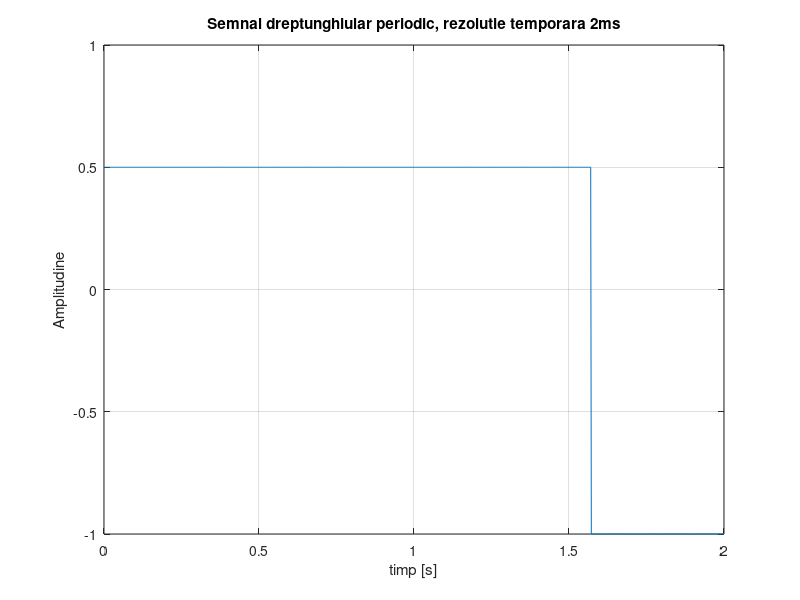
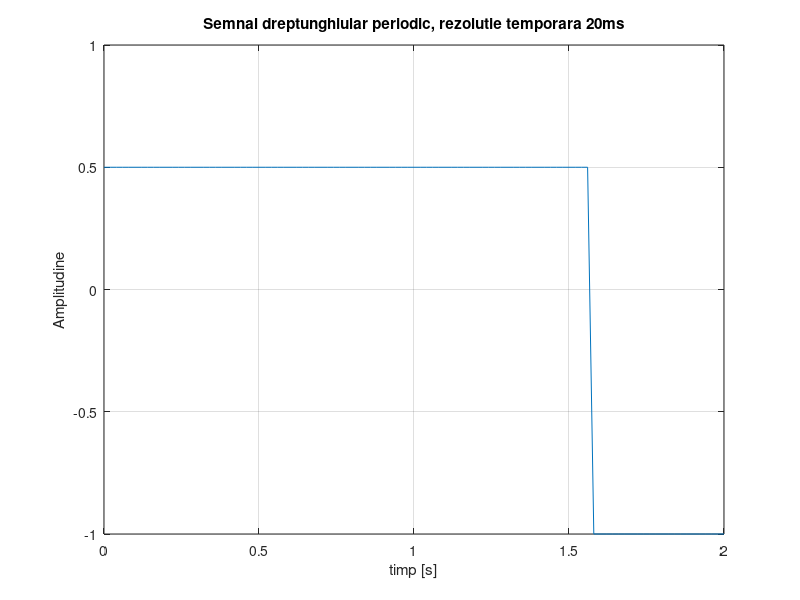
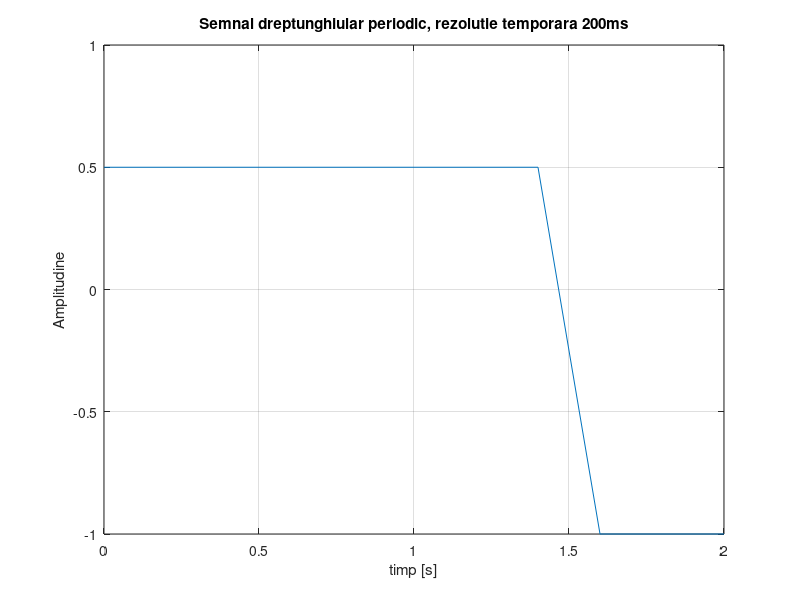

Reproduce these figures in MATLAB, in order.
figure(1)
%generam o perioada de 2s al unui semnal, cu rezolutia temporara de 2 ms
t=0:0.002:2;
%generam semnalul dreptunghiular, cu factorul de umplere 25%
semnal=-0.25+0.75*square(t,25);    %componenta continua -0.25 si amplitudinea 0.75 pentru ca semnalul sa se intinda la nivel maxim=0.5 si minim -1
plot(t,semnal)     %afisam graficul semnalului
grid               %punem linii in afisare pentru o citire mai usoara
xlabel('timp [s]') %denumim axa x "timp [s]"
ylabel('Amplitudine')       %denumim axa y "Amplitudine"
title('Semnal dreptunghiular periodic, rezolutie temporara 2ms')        %setam titlul graficului


figure(2)
%generam o perioada de 2s al unui semnal, cu rezolutia temporara de 20 ms
t=0:0.02:2;
%generam semnalul dreptunghiular, cu factorul de umplere 25%
semnal=-0.25+0.75*square(t,25);   %componenta continua -0.25 si amplitudinea 0.75 pentru ca semnalul sa se intinda la nivel maxim=0.5 si minim -1
plot(t,semnal)         %afisam graficul semnalului
grid                   %punem linii in afisare pentru o citire mai usoara
xlabel('timp [s]')     %denumim axa x "timp [s]"
ylabel('Amplitudine')  %denumim axa y "Amplitudine"
title('Semnal dreptunghiular periodic, rezolutie temporara 20ms')    %setam titlul graficului





figure(3)
%generam o perioada de 2s al unui semnal, cu rezolutia temporara de 200 ms
t=0:0.2:2;
%generam semnalul dreptunghiular, cu factorul de umplere 25%
semnal=-0.25+0.75*square(t,25);      %componenta continua -0.25 si amplitudinea 0.75 pentru ca semnalul sa se intinda la nivel maxim=0.5 si minim -1
plot(t,semnal)            %afisam graficul semnalului
grid                      %punem linii in afisare pentru o citire mai usoara
xlabel('timp [s]')        %denumim axa x "timp [s]"
ylabel('Amplitudine')     %denumim axa y "Amplitudine"
title('Semnal dreptunghiular periodic, rezolutie temporara 200ms')       %setam titlul graficului

